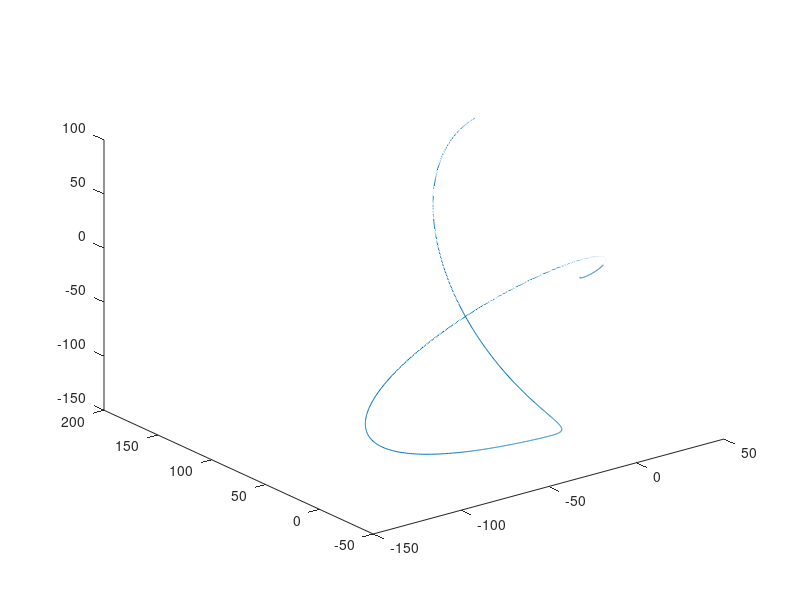
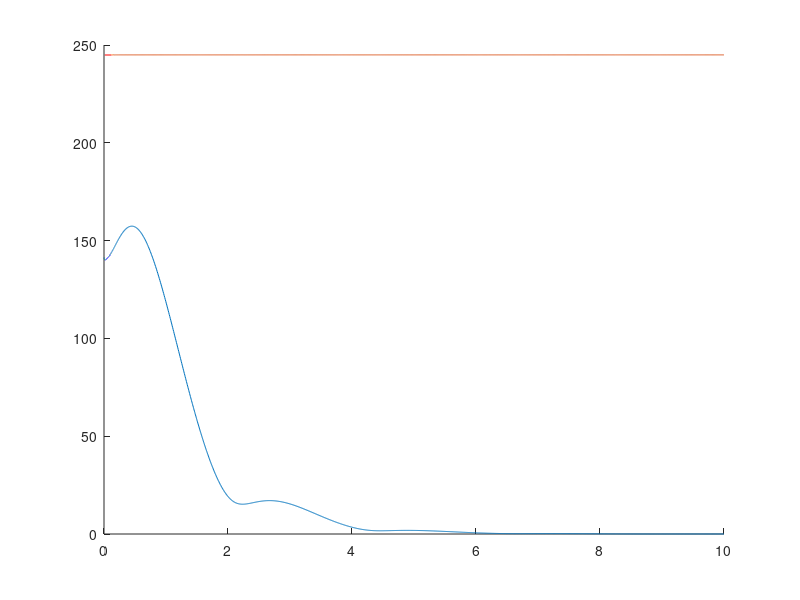

MATLAB code for these plots, in order:

function FinalProb2

k1 = 0;
k2 = 2;

S.f = k2;

x0 = [0;100;100];
T = 10;

[t,x] = ode45(@(t,x) xdot(S,x,t),[0 T],x0,odeset('AbsTol',1e-12,'RelTol',1e-9));
figure;
plot3(x(:,1),x(:,2),x(:,3));
figure; hold on;
plot(t,sqrt(x(:,1).^2+x(:,2).^2+x(:,3).^2));
plot(t,(1+k2)^(1/2)*exp(-(k1)/(2*(1+k2))*t).*norm(x0));

end

function xdot = xdot(S,x,t)

xdot = [-S.f*x(1)+(1+S.f)*x(3);-x(2)+x(2)*x(3);-x(1)-x(2)-x(2)^2];

end